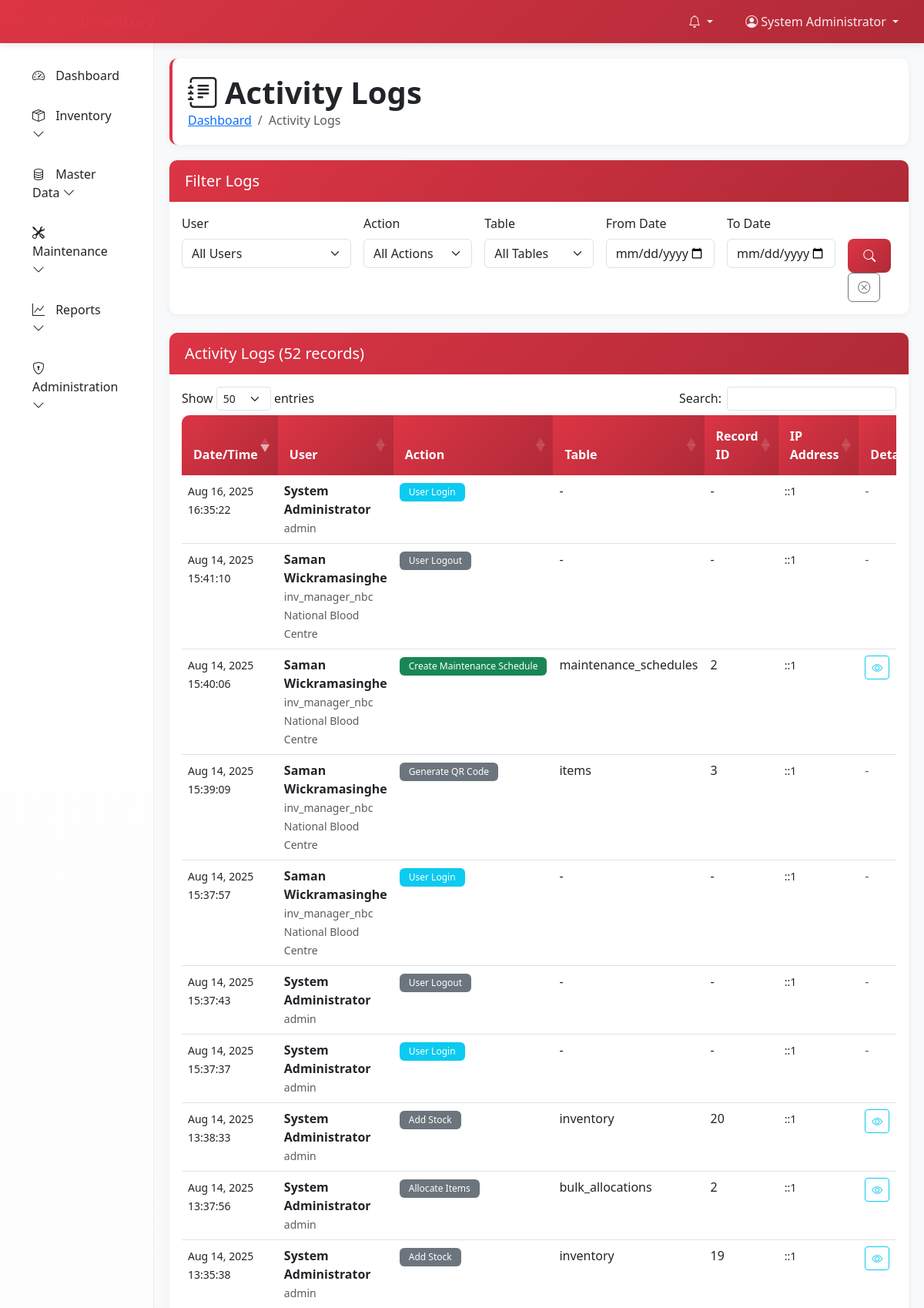
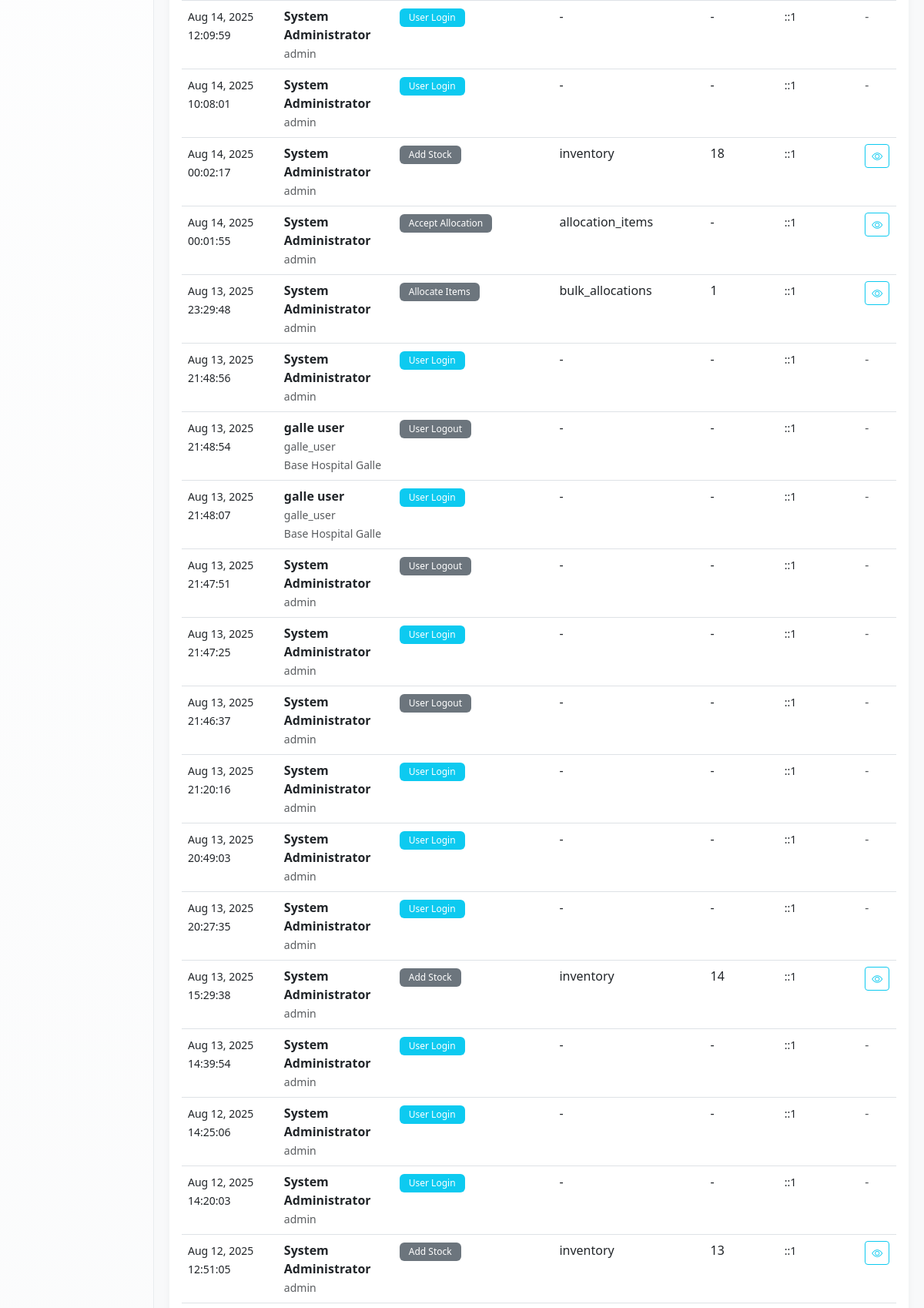
The page /pages/logs/index.php (signed in, upper part) on the database its author committed (2 pictures, top to bottom).
### tables this page shows
CREATE TABLE IF NOT EXISTS `activity_logs` (
  `id` int NOT NULL AUTO_INCREMENT,
  `user_id` int NOT NULL,
  `action` varchar(100) NOT NULL,
  `table_name` varchar(50) DEFAULT NULL,
  `record_id` int DEFAULT NULL,
  `old_values` json DEFAULT NULL,
  `new_values` json DEFAULT NULL,
  `ip_address` varchar(45) DEFAULT NULL,
  `user_agent` varchar(500) DEFAULT NULL,
  `created_at` timestamp NULL DEFAULT CURRENT_TIMESTAMP,
  PRIMARY KEY (`id`),
  KEY `idx_user_action` (`user_id`,`action`),
  KEY `idx_created_at` (`created_at`)
);

CREATE TABLE IF NOT EXISTS `users` (
  `id` int NOT NULL AUTO_INCREMENT,
  `username` varchar(50) NOT NULL,
  `email` varchar(100) NOT NULL,
  `password` varchar(255) NOT NULL,
  `first_name` varchar(50) NOT NULL,
  `last_name` varchar(50) NOT NULL,
  `role` enum('admin','inventory_manager','view_only','auditor') NOT NULL DEFAULT 'view_only',
  `branch_id` int DEFAULT NULL,
  `is_active` tinyint(1) NOT NULL DEFAULT '1',
  `last_login` datetime DEFAULT NULL,
  `created_at` timestamp NULL DEFAULT CURRENT_TIMESTAMP,
  `updated_at` timestamp NULL DEFAULT CURRENT_TIMESTAMP ON UPDATE CURRENT_TIMESTAMP,
  PRIMARY KEY (`id`),
  UNIQUE KEY `username` (`username`),
  UNIQUE KEY `email` (`email`)
);

CREATE TABLE IF NOT EXISTS `branches` (
  `id` int NOT NULL AUTO_INCREMENT,
  `name` varchar(100) NOT NULL,
  `code` varchar(20) NOT NULL,
  `address` text NOT NULL,
  `city` varchar(50) NOT NULL,
  `district` varchar(50) NOT NULL,
  `phone` varchar(20) DEFAULT NULL,
  `email` varchar(100) DEFAULT NULL,
  `manager_name` varchar(100) DEFAULT NULL,
  `is_active` tinyint(1) NOT NULL DEFAULT '1',
  `created_at` timestamp NULL DEFAULT CURRENT_TIMESTAMP,
  `updated_at` timestamp NULL DEFAULT CURRENT_TIMESTAMP ON UPDATE CURRENT_TIMESTAMP,
  PRIMARY KEY (`id`),
  UNIQUE KEY `code` (`code`)
);

### config/database.php (called while the page is built, shortened)
<?php
function getDatabaseConnection() {
    static $connection = null;
    if ($connection === null) {
        try {
            $connection = new mysqli(DB_HOST, DB_USERNAME, DB_PASSWORD, DB_NAME);
            $connection->set_charset(DB_CHARSET);
            $connection->query("SET time_zone = '+05:30'");
        } catch (Exception $e) {
            error_log("Database connection error: " . $e->getMessage());
            die("Database connection failed. Please check configuration.");
        }
    }
    return $connection;
}
function executeQuery($query, $params = [], $types = '') {
    $conn = getDatabaseConnection();
    $stmt = $conn->prepare($query);
    $result = $stmt->execute();
    return $stmt;
}
function fetchAll($query, $params = [], $types = '') {
    $stmt = executeQuery($query, $params, $types);
    $result = $stmt->get_result();
    return $result->fetch_all(MYSQLI_ASSOC);
}
?>

### config/config.php (called while the page is built, shortened)
<?php
require_once 'database.php';
function formatDateTime($datetime, $format = 'Y-m-d H:i:s') {
    return (empty($datetime) || $datetime === '0000-00-00 00:00:00') ? '' : date($format, strtotime($datetime));
}
?>

### pages/logs/index.php (the view, shortened to what this page needs)
<?php
require_once '../../config/config.php';
$date_from = $_GET['date_from'] ?? '';
$date_to = $_GET['date_to'] ?? '';
$query = "
    SELECT al.*, u.first_name, u.last_name, u.username, b.name as branch_name
    FROM activity_logs al
    JOIN users u ON al.user_id = u.id
    LEFT JOIN branches b ON u.branch_id = b.id
    WHERE 1=1
";
$params = [];
$types = '';
$query .= " ORDER BY al.created_at DESC LIMIT 1000";
$logs = fetchAll($query, $params, $types);
include '../../includes/header.php';
?>
<div class="page-header fade-in">
    <div class="d-flex justify-content-between align-items-center">
        <div>
            <h1><i class="bi bi-journal-text me-2"></i>Activity Logs</h1>
            <nav aria-label="breadcrumb">
                <ol class="breadcrumb">
                    <li class="breadcrumb-item"><a href="<?php echo BASE_URL; ?>/pages/dashboard.php">Dashboard</a></li>
                    <li class="breadcrumb-item active">Activity Logs</li>
                </ol>
            </nav>
        </div>
    </div>
</div>
<div class="card mb-4 fade-in">
    <div class="card-header">
        <h5 class="mb-0">Filter Logs</h5>
    </div>
    <div class="card-body">
        <form method="GET" class="row g-3">
            <div class="col-md-3">
                <label for="user_id" class="form-label">User</label>
                <select class="form-select" id="user_id" name="user_id">
                    <option value="">All Users</option>
                </select>
            </div>
            <div class="col-md-2">
                <label for="action" class="form-label">Action</label>
                <select class="form-select" id="action" name="action">
                    <option value="">All Actions</option>
                </select>
            </div>
            <div class="col-md-2">
                <label for="table_name" class="form-label">Table</label>
                <select class="form-select" id="table_name" name="table_name">
                    <option value="">All Tables</option>
                </select>
            </div>
            <div class="col-md-2">
                <label for="date_from" class="form-label">From Date</label>
                <input type="date" class="form-control" id="date_from" name="date_from"
                       value="<?php echo htmlspecialchars($date_from); ?>">
            </div>
            <div class="col-md-2">
                <label for="date_to" class="form-label">To Date</label>
                <input type="date" class="form-control" id="date_to" name="date_to"
                       value="<?php echo htmlspecialchars($date_to); ?>">
            </div>
            <div class="col-md-1">
                <label class="form-label">&nbsp;</label>
                <div>
                    <button type="submit" class="btn btn-primary">
                        <i class="bi bi-search"></i>
                    </button>
                    <a href="index.php" class="btn btn-outline-secondary">
                        <i class="bi bi-x-circle"></i>
                    </a>
                </div>
            </div>
        </form>
    </div>
</div>
<div class="card fade-in">
    <div class="card-header">
        <h5 class="mb-0">Activity Logs (<?php echo count($logs); ?> records)</h5>
    </div>
    <div class="card-body">
        <div class="table-responsive">
            <table class="table table-hover" id="logsTable">
                <thead>
                    <tr>
                        <th>Date/Time</th>
                        <th>User</th>
                        <th>Action</th>
                        <th>Table</th>
                        <th>Record ID</th>
                        <th>IP Address</th>
                        <th>Details</th>
                    </tr>
                </thead>
                <tbody>
                    <?php foreach ($logs as $log): ?>
                        <tr>
                            <td>
                                <small><?php echo formatDateTime($log['created_at'], 'M j, Y H:i:s'); ?></small>
                            </td>
                            <td>
                                <div>
                                    <strong><?php echo htmlspecialchars($log['first_name'] . ' ' . $log['last_name']); ?></strong><br>
                                    <small class="text-muted"><?php echo htmlspecialchars($log['username']); ?></small>
                                    <?php if ($log['branch_name']): ?>
                                        <br><small class="text-muted"><?php echo htmlspecialchars($log['branch_name']); ?></small>
                                    <?php endif; ?>
                                </div>
                            </td>
                            <td>
                                <span class="badge <?php
                                    if (strpos($log['action'], 'Create') !== false) echo 'bg-success';
                                    elseif (strpos($log['action'], 'Update') !== false) echo 'bg-primary';
                                    elseif (strpos($log['action'], 'Delete') !== false) echo 'bg-danger';
                                    elseif (strpos($log['action'], 'Login') !== false) echo 'bg-info';
                                    else echo 'bg-secondary';
                                ?>">
                                    <?php echo htmlspecialchars($log['action']); ?>
                                </span>
                            </td>
                            <td><?php echo htmlspecialchars($log['table_name'] ?: '-'); ?></td>
                            <td><?php echo htmlspecialchars($log['record_id'] ?: '-'); ?></td>
                            <td>
                                <small><?php echo htmlspecialchars($log['ip_address'] ?: '-'); ?></small>
                            </td>
                            <td>
                                <?php if ($log['old_values'] || $log['new_values']): ?>
                                    <button class="btn btn-sm btn-outline-info"
                                            onclick="showLogDetails(<?php echo htmlspecialchars(json_encode([
                                                'action' => $log['action'],
                                                'old_values' => $log['old_values'],
                                                'new_values' => $log['new_values'],
                                                'user_agent' => $log['user_agent']
                                            ])); ?>)">
                                        <i class="bi bi-eye"></i>
                                    </button>
                                <?php else: ?>
                                    <span class="text-muted">-</span>
                                <?php endif; ?>
                            </td>
                        </tr>
                    <?php endforeach; ?>
                </tbody>
            </table>
        </div>
    </div>
</div>
<?php
include '../../includes/footer.php';
?>

### includes/header.php (style rules this page uses)
:root { --nbts-primary: #dc3545; --nbts-secondary: #0d6efd; --nbts-success: #198754; --nbts-warning: #ffc107; --nbts-danger: #dc3545; --nbts-info: #0dcaf0; --nbts-light: #f8f9fa; --nbts-dark: #212529; }
.page-header { background: white; padding: 20px; border-radius: 10px; box-shadow: 0 2px 10px rgba(0,0,0,0.05); margin-bottom: 20px; border-left: 4px solid var(--nbts-primary); }
.page-header h1 { margin: 0; color: var(--nbts-dark); font-weight: 600; }
.page-header .breadcrumb { margin: 0; background: none; padding: 0; }
.card { border: none; border-radius: 10px; box-shadow: 0 2px 10px rgba(0,0,0,0.05); transition: transform 0.3s ease, box-shadow 0.3s ease; }
.card-header { background: linear-gradient(135deg, var(--nbts-primary), #b02a37); color: white; border-radius: 10px 10px 0 0 !important; padding: 15px 20px; border: none; font-weight: 600; }
.btn-primary { background: linear-gradient(135deg, var(--nbts-primary), #b02a37); border: none; border-radius: 8px; font-weight: 500; padding: 10px 20px; transition: all 0.3s ease; }
.table { background: white; border-radius: 10px; overflow: hidden; box-shadow: 0 2px 10px rgba(0,0,0,0.05); }
.table thead th { background: linear-gradient(135deg, var(--nbts-primary), #b02a37); color: white; font-weight: 600; border: none; padding: 15px; }
.table tbody tr { transition: background-color 0.3s ease; }
.badge { font-weight: 500; border-radius: 6px; padding: 6px 12px; }
.fade-in { animation: fadeIn 0.5s ease-in-out; }

### rows shown on the page
activity_logs: created_at "Aug 16, 2025 16:35:22", user.last_name "System Administrator", user.username "admin", action "User Login", table_name "-", record "-", ip_address "::1"
activity_logs: created_at "Aug 14, 2025 15:41:10", user.last_name "Saman Wickramasinghe", user.username "inv_manager_nbc", branches.name "National Blood Centre", action "User Logout", table_name "-", record "-", ip_address "::1"
activity_logs: created_at "Aug 14, 2025 15:40:06", user.last_name "Saman Wickramasinghe", user.username "inv_manager_nbc", branches.name "National Blood Centre", action "Create Maintenance Schedule", table_name "maintenance_schedules", record "2", ip_address "::1"
activity_logs: created_at "Aug 14, 2025 15:39:09", user.last_name "Saman Wickramasinghe", user.username "inv_manager_nbc", branches.name "National Blood Centre", action "Generate QR Code", table_name "items", record "3", ip_address "::1"
activity_logs: created_at "Aug 14, 2025 15:37:57", user.last_name "Saman Wickramasinghe", user.username "inv_manager_nbc", branches.name "National Blood Centre", action "User Login", table_name "-", record "-", ip_address "::1"
activity_logs: created_at "Aug 14, 2025 15:37:43", user.last_name "System Administrator", user.username "admin", action "User Logout", table_name "-", record "-", ip_address "::1"
activity_logs: created_at "Aug 14, 2025 15:37:37", user.last_name "System Administrator", user.username "admin", action "User Login", table_name "-", record "-", ip_address "::1"
activity_logs: created_at "Aug 14, 2025 13:38:33", user.last_name "System Administrator", user.username "admin", action "Add Stock", table_name "inventory", record "20", ip_address "::1"
activity_logs: created_at "Aug 14, 2025 13:37:56", user.last_name "System Administrator", user.username "admin", action "Allocate Items", table_name "bulk_allocations", record "2", ip_address "::1"
activity_logs: created_at "Aug 14, 2025 13:35:38", user.last_name "System Administrator", user.username "admin", action "Add Stock", table_name "inventory", record "19", ip_address "::1"
activity_logs: created_at "Aug 14, 2025 12:09:59", user.last_name "System Administrator", user.username "admin", action "User Login", table_name "-", record "-", ip_address "::1"
activity_logs: created_at "Aug 14, 2025 10:08:01", user.last_name "System Administrator", user.username "admin", action "User Login", table_name "-", record "-", ip_address "::1"
activity_logs: created_at "Aug 14, 2025 00:02:17", user.last_name "System Administrator", user.username "admin", action "Add Stock", table_name "inventory", record "18", ip_address "::1"
activity_logs: created_at "Aug 14, 2025 00:01:55", user.last_name "System Administrator", user.username "admin", action "Accept Allocation", table_name "allocation_items", record "-", ip_address "::1"
activity_logs: created_at "Aug 13, 2025 23:29:48", user.last_name "System Administrator", user.username "admin", action "Allocate Items", table_name "bulk_allocations", record "1", ip_address "::1"
activity_logs: created_at "Aug 13, 2025 21:48:56", user.last_name "System Administrator", user.username "admin", action "User Login", table_name "-", record "-", ip_address "::1"
activity_logs: created_at "Aug 13, 2025 21:48:54", user.last_name "galle user", user.username "galle_user", branches.name "Base Hospital Galle", action "User Logout", table_name "-", record "-", ip_address "::1"
activity_logs: created_at "Aug 13, 2025 21:48:07", user.last_name "galle user", user.username "galle_user", branches.name "Base Hospital Galle", action "User Login", table_name "-", record "-", ip_address "::1"
activity_logs: created_at "Aug 13, 2025 21:47:51", user.last_name "System Administrator", user.username "admin", action "User Logout", table_name "-", record "-", ip_address "::1"
activity_logs: created_at "Aug 13, 2025 21:47:25", user.last_name "System Administrator", user.username "admin", action "User Login", table_name "-", record "-", ip_address "::1"
activity_logs: created_at "Aug 13, 2025 21:46:37", user.last_name "System Administrator", user.username "admin", action "User Logout", table_name "-", record "-", ip_address "::1"
activity_logs: created_at "Aug 13, 2025 21:20:16", user.last_name "System Administrator", user.username "admin", action "User Login", table_name "-", record "-", ip_address "::1"
activity_logs: created_at "Aug 13, 2025 20:49:03", user.last_name "System Administrator", user.username "admin", action "User Login", table_name "-", record "-", ip_address "::1"
activity_logs: created_at "Aug 13, 2025 20:27:35", user.last_name "System Administrator", user.username "admin", action "User Login", table_name "-", record "-", ip_address "::1"
activity_logs: created_at "Aug 13, 2025 15:29:38", user.last_name "System Administrator", user.username "admin", action "Add Stock", table_name "inventory", record "14", ip_address "::1"
activity_logs: created_at "Aug 13, 2025 14:39:54", user.last_name "System Administrator", user.username "admin", action "User Login", table_name "-", record "-", ip_address "::1"
activity_logs: created_at "Aug 12, 2025 14:25:06", user.last_name "System Administrator", user.username "admin", action "User Login", table_name "-", record "-", ip_address "::1"
activity_logs: created_at "Aug 12, 2025 14:20:03", user.last_name "System Administrator", user.username "admin", action "User Login", table_name "-", record "-", ip_address "::1"
activity_logs: created_at "Aug 12, 2025 12:51:05", user.last_name "System Administrator", user.username "admin", action "Add Stock", table_name "inventory", record "13", ip_address "::1"

### other values the page prints
$_SESSION['user_name'] "System Administrator"
count($logs) "52"
